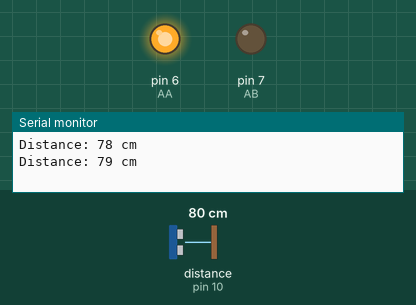
Recording of a sketch running on a simulated Arduino Uno, built with avr-gcc and run on an emulated ATmega328P. Parts: output pins drawn as LEDs (lit = HIGH), the last lines printed to the serial monitor. Wiring (inferred from the names in the program): ultrasonic range finder: trigger pin 9; echo pin 10. The inputs (shaded band) are chosen by the test bench; at power-on: distance to the obstacle (sensor on pin 10) 80 cm. The echo pulse lasts 58.3 µs per cm; pins used as bus, display or sensor lines are not drawn.

Above: at 5.8 s.
5.9 s: distance to the obstacle (sensor on pin 10) set to 18 cm
11.9 s: distance to the obstacle (sensor on pin 10) set to 15 cm
At 15.8 s:
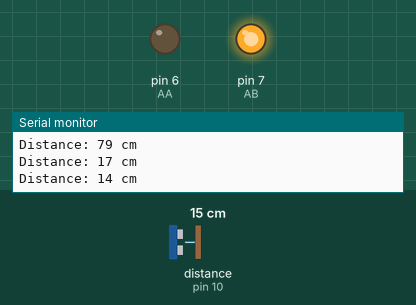
22.7 s: distance to the obstacle (sensor on pin 10) set to 35 cm
At 28.6 s:
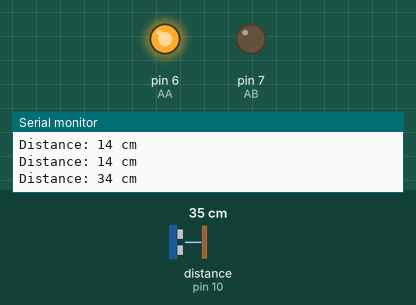
28.9 s: distance to the obstacle (sensor on pin 10) set to 2 cm
At 32.56 s:
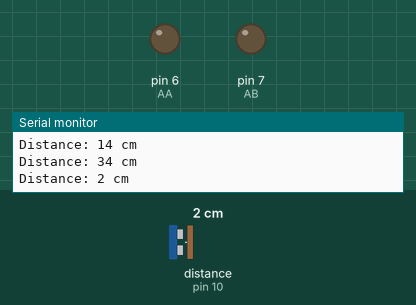
Timing chart, 0 to 40.4 s (numbered marks = the images above; inputs shaded):
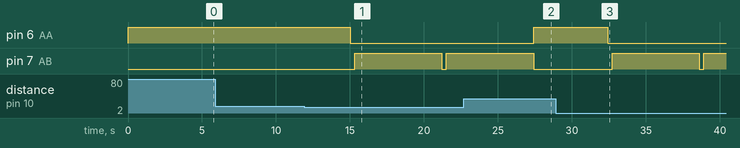

Measured:
- the behaviour switches between 17 and 16 cm on distance to the obstacle (sensor on pin 10) (found by bisection; images 0 and 1)
- after the input at 11.9 s, pin 6 (AA): HIGH → LOW after 3.1 s; pin 7 (AB): LOW → HIGH after 3.4 s, → LOW 5.9 s later, → HIGH 0.30 s later
- after the input at 22.7 s, pin 6 (AA): LOW → HIGH after 4.7 s; pin 7 (AB): goes on until 27.4 s, then stays LOW
- after the input at 28.9 s, pin 6 (AA): HIGH → LOW after 3.5 s; pin 7 (AB): LOW → HIGH after 3.8 s, → LOW 5.9 s later, → HIGH 0.30 s later

The sketch:

motor-Distance.ino
```cpp
int AA = 6;       // 모터 A
int AB = 7;       // 모터 B

int trigPin = 9;  // 초음파 TRIG
int echoPin = 10; // 초음파 ECHO

long duration;
int distance;

void setup() {
  pinMode(AA, OUTPUT);
  pinMode(AB, OUTPUT);

  pinMode(trigPin, OUTPUT);
  pinMode(echoPin, INPUT);

  Serial.begin(9600);
}

void loop() {
  // 초음파 발사
  digitalWrite(trigPin, LOW);
  delayMicroseconds(2);
  digitalWrite(trigPin, HIGH);
  delayMicroseconds(10);
  digitalWrite(trigPin, LOW);

  // 반사 시간 측정
  duration = pulseIn(echoPin, HIGH);

  // 거리 계산 (cm)
  distance = duration * 0.034 / 2;

  Serial.print("Distance: ");
  Serial.print(distance);
  Serial.println(" cm");

  if (distance > 15) {
    // 장애물 없음 → 정회전
    digitalWrite(AA, HIGH);
    digitalWrite(AB, LOW);
  } else {
    // 장애물 감지
    // 정지
    digitalWrite(AA, LOW);
    digitalWrite(AB, LOW);
    delay(300);

    // 역회전
    digitalWrite(AA, LOW);
    digitalWrite(AB, HIGH);
    delay(900);
  }

  delay(5000);
}
```
